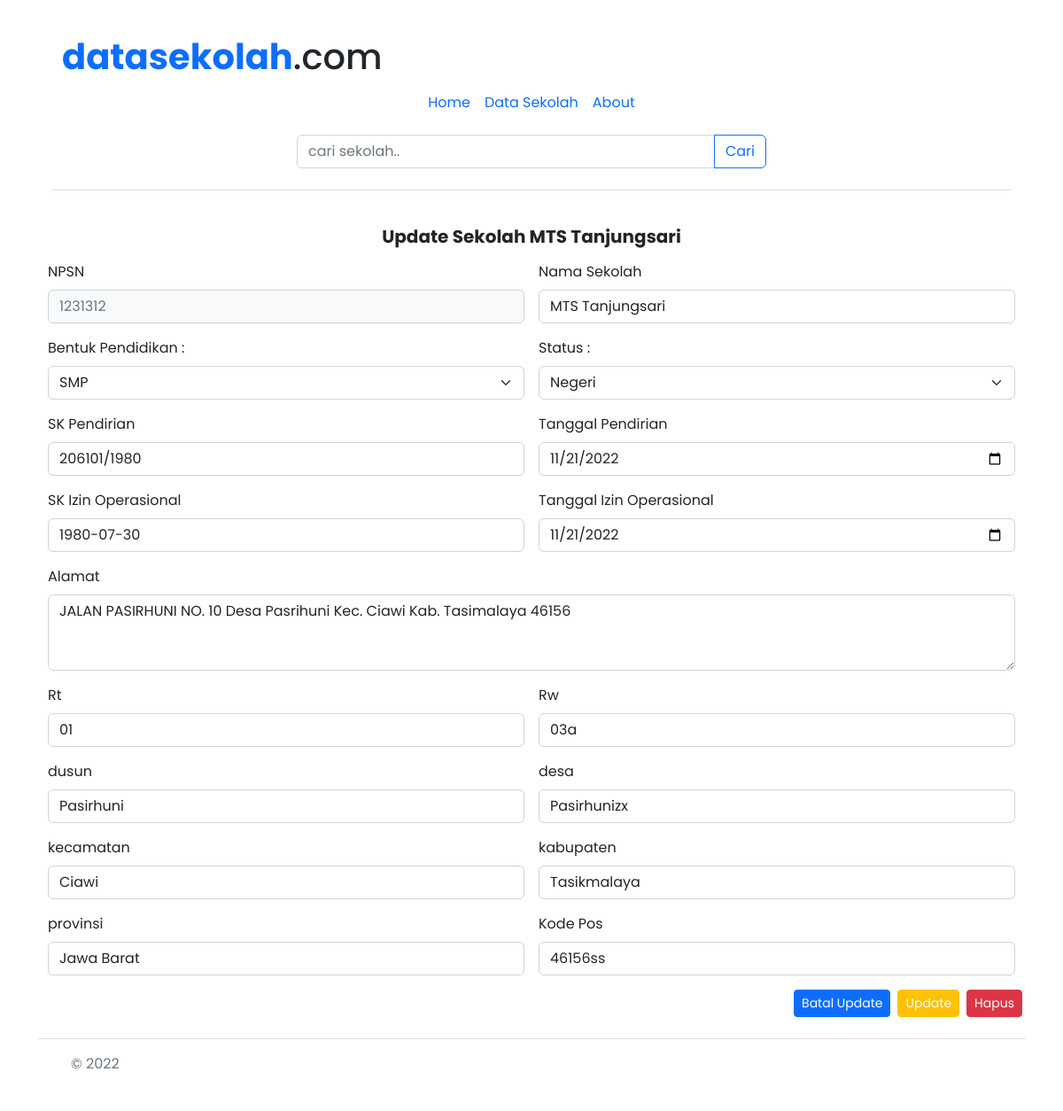
Screenshot of /uts-pemrograman-internet/public/datasekolah/updateviadetail/1231312 with the database file from the repository.
### tables this page shows
CREATE TABLE `profil_sekolah` (
  `npsn` varchar(8) NOT NULL,
  `status` enum('Negeri','Swasta') NOT NULL,
  `bentuk_pendidikan` enum('TK','SD','SMP','SMA','SMK') NOT NULL,
  `nama_sekolah` varchar(50) NOT NULL,
  `sk_pendirian` varchar(20) NOT NULL,
  `tgl_pendirian` date NOT NULL,
  `sk_izin_operasional` varchar(20) NOT NULL,
  `tgl_izin_operasional` date NOT NULL,
  `alamat` varchar(100) NOT NULL,
  `rt` varchar(3) NOT NULL,
  `rw` varchar(3) NOT NULL,
  `dusun` varchar(50) NOT NULL,
  `desa` varchar(50) NOT NULL,
  `kecamatan` varchar(50) NOT NULL,
  `kabupaten` varchar(50) NOT NULL,
  `provinsi` varchar(50) NOT NULL,
  `kode_pos` varchar(8) NOT NULL
);

### uts-pemrograman-internet/app/core/Controller.php (called while the page is built, shortened)
<?php
  class Controller{
    public function view($view,$data = [])
    {
      require_once '../app/views/' .$view .'.php';
    }
    public function model($model){
      return new $model;
    }
  }
?>

### uts-pemrograman-internet/app/controllers/Datasekolah.php (called while the page is built, shortened)
<?php
class Datasekolah extends Controller{
  public function updateviadetail($npsn){
    $data ['title'] = 'Detail Sekolah';
    $data['sekolah'] = $this->model('Sekolah_model')->getSekolahByNpsn($npsn);
    $this->view('datasekolah/update',$data);
  }
}
?>

### uts-pemrograman-internet/app/core/App.php (called while the page is built, shortened)
<?php
class App {
    protected $method = 'index';
    protected $params = [];
    public function __construct()
    {
        $url = $this->parseURL();
        if (isset($url[0])) {
            if (file_exists('../app/controllers/' . $url[0] . '.php')) {
              unset($url[0]);
            }
          }
        $this->controller = new $this->controller;
        if( isset($url[1]) ) {
            if( method_exists($this->controller, $url[1]) ) {
                $this->method = $url[1];
                unset($url[1]);
            }
        }
        if( !empty($url) ) {
            $this->params = array_values($url);
        }
        call_user_func_array([$this->controller, $this->method], $this->params);
    }
    public function parseURL()
    {
        if( isset($_GET['url']) ) {
            $url = rtrim($_GET['url'], '/');
            $url = filter_var($url, FILTER_SANITIZE_URL);
            $url = explode('/', $url);
            return $url;
        }
    }
}

### uts-pemrograman-internet/public/index.php (called while the page is built, shortened)
<?php
  $app = new App;
?>

### uts-pemrograman-internet/app/core/Database.php (called while the page is built, shortened)
<?php
  class Database{
    private $host = DB_HOST;
    private $user = DB_USER;
    private $pass = DB_PASS;
    private $db_name = DB_NAME;
    private $dbh;
    private $stmt;
    public function __construct()
    {
        $dsn = 'mysql:host=' . $this->host . ';dbname=' . $this->db_name;
        $option = [
            PDO::ATTR_PERSISTENT => true,
            PDO::ATTR_ERRMODE => PDO::ERRMODE_EXCEPTION
        ];
        try {
            $this->dbh = new PDO($dsn, $this->user, $this->pass, $option);
        } catch(PDOException $e) {
            die($e->getMessage());
        }
    }
    public function query($query)
    {
        $this->stmt = $this->dbh->prepare($query);
    }
    public function bind($param, $value, $type = null)
    {
        if( is_null($type) ) {
            switch( true ) {
                default :
                    $type = PDO::PARAM_STR;
            }
        }
        $this->stmt->bindValue($param, $value, $type);
    }
    public function execute()
    {
        $this->stmt->execute();
    }
    public function single()
    {
        $this->execute();
        return $this->stmt->fetch(PDO::FETCH_ASSOC);
    }
  }
 ?>

### uts-pemrograman-internet/app/models/Sekolah_model.php (called while the page is built, shortened)
<?php
  class Sekolah_model {
    private $table = 'profil_sekolah';
    private $db;
    public function __construct()
    {
      $this->db = new Database;
    }
    public function getSekolahByNpsn($npsn)
    {
        $this->db->query('SELECT * FROM ' . $this->table . ' WHERE npsn=:npsn');
        $this->db->bind('npsn', $npsn);
        return $this->db->single();
    }
  }
?>

### uts-pemrograman-internet/app/views/datasekolah/update.php (the view, shortened to what this page needs)
<div class="container mt-4">
  <h5 class="card-title text-center fw-bold mb-3">Update Sekolah <?= $data['sekolah']['nama_sekolah']; ?></h5>
  <div class="container ">
    <form action="<?= BASEURL; ?>datasekolah/updatedetail" method="post" class="row g-3">
      <div class="col-md-6">
        <label for="npsn" class="form-label">NPSN</label>
        <input type="text" name="npsn" class="form-control bg-light text-secondary inputform" id="npsn" readonly value="<?= $data['sekolah']['npsn']; ?>">
      </div>
      <div class="col-md-6">
        <label for="nama_sekolah" class="form-label">Nama Sekolah</label>
        <input type="text" name="nama_sekolah" class="form-control inputform" id="nama_sekolah" value="<?= $data['sekolah']['nama_sekolah']; ?>">
      </div>
      <div class=" col-md-6">
        <label for="bentuk_pendidikan" class="form-label">Bentuk Pendidikan : </label>
        <select id="bentuk_pendidikan" name="bentuk_pendidikan" class="form-select" aria-label="Default select example" value="">
          <option selected><?= $data['sekolah']['bentuk_pendidikan']; ?></option>
        </select>
      </div>
      <div class=" col-md-6">
        <label for="status" class="form-label">Status :</label>
        <select id="status" name="status" class="form-select" aria-label="Default select example">
          <option selected><?= $data['sekolah']['status']; ?></option>
        </select>
      </div>
      <div class="col-md-6">
        <label for="sk_pendirian" class="form-label">SK Pendirian</label>
        <input type="text" name="sk_pendirian" class="form-control" id="sk_pendirian" value="<?= $data['sekolah']['sk_pendirian']; ?>">
      </div>
      <div class="col-md-6">
        <label for="tgl_pendirian" class="form-label">Tanggal Pendirian</label>
        <input type="date" name="tgl_pendirian" class="form-control" id="tgl_pendirian" value="<?= $data['sekolah']['tgl_pendirian']; ?>">
      </div>
      <div class="col-md-6">
        <label for="sk_izin_operasional" class="form-label">SK Izin Operasional</label>
        <input type="text" name="sk_izin_operasional" class="form-control" id="sk_izin_operasional" value="<?= $data['sekolah']['sk_izin_operasional']; ?>">
      </div>
      <div class="col-md-6">
        <label for="tgl_izin_operasional" class="form-label">Tanggal Izin Operasional</label>
        <input type="date" name="tgl_izin_operasional" class="form-control" id="tgl_izin_operasional" value="<?= $data['sekolah']['tgl_izin_operasional']; ?>">
      </div>
      <div class="">
        <label for="alamat" class="form-label">Alamat</label>
        <textarea class="form-control" id="alamat" name="alamat" rows="3"><?= $data['sekolah']['alamat']; ?></textarea>
      </div>
      <div class="col-md-6">
        <label for="rt" class="form-label">Rt</label>
        <input type="text" name="rt" class="form-control" id="rt" value="<?= $data['sekolah']['rt']; ?>">
      </div>
      <div class="col-md-6">
        <label for="rw" class="form-label">Rw</label>
        <input type="text" name="rw" class="form-control" id="rw" value="<?= $data['sekolah']['rw']; ?>">
      </div>
      <div class="col-md-6">
        <label for="dusun" class="form-label">dusun</label>
        <input type="text" name="dusun" class="form-control" id="dusun" value="<?= $data['sekolah']['dusun']; ?>">
      </div>
      <div class="col-md-6">
        <label for="desa" class="form-label">desa</label>
        <input type="text" name="desa" class="form-control" id="desa" value="<?= $data['sekolah']['desa']; ?>">
      </div>
      <div class="col-md-6">
        <label for="kecamatan" class="form-label">kecamatan</label>
        <input type="text" name="kecamatan" class="form-control" id="kecamatan" value="<?= $data['sekolah']['kecamatan']; ?>">
      </div>
      <div class="col-md-6">
        <label for="kabupaten" class="form-label">kabupaten</label>
        <input type="text" name="kabupaten" class="form-control" id="kabupaten" value="<?= $data['sekolah']['kabupaten']; ?>">
      </div>
      <div class="col-md-6">
        <label for="provinsi" class="form-label">provinsi</label>
        <input type="text" name="provinsi" class="form-control" id="provinsi" value="<?= $data['sekolah']['provinsi']; ?>">
      </div>
      <div class="col-md-6">
        <label for="kode_pos" class="form-label">Kode Pos</label>
        <input type="text" name="kode_pos" class="form-control" id="kode_pos" value="<?= $data['sekolah']['kode_pos']; ?>">
      </div>
  </div>
  <div class="modal-footer mt-3">
    <div class="card-body d-flex text-end justify-content-end">
      <a href="<?= BASEURL ?>datasekolah/detail/<?= $data['sekolah']['npsn'] ?>" class="card-link btn btn-primary btn-sm mx-1">Batal Update</a>
      <button class="card-link btn btn-warning text-white btn-sm mx-1 tombolUpdateDataDetail" href="<?= BASEURL ?>datasekolah/update/<?= $sekolah['npsn'] ?>" type="submit"data-id="<?= $data['sekolah']['npsn']; ?>">Update</button>
      <a href="#" class="card-link btn btn-danger btn-sm mx-1" data-bs-toggle="modal" data-bs-target="#modalhapus" type="button" class="btn btn-sm btn-danger">Hapus</a>
    </div>
  </div>
</div>

### uts-pemrograman-internet/app/views/templates/header.php (style rules this page uses)
* { font-family: 'Poppins', sans-serif; }

### rows the page displays
profil_sekolah: nama_sekolah "MTS Tanjungsari", npsn "1231312", bentuk_pendidikan "SMP", status "Negeri", sk_pendirian "206101/1980", tgl_pendirian "11/21/2022", sk_izin_operasional "1980-07-30", tgl_izin_operasional "11/21/2022", alamat "JALAN PASIRHUNI NO. 10 Desa Pasrihuni Kec. Ciawi Kab. Tasimalaya 46156", rt "01", rw "03a", dusun "Pasirhuni", desa "Pasirhunizx", kecamatan "Ciawi", kabupaten "Tasikmalaya", provinsi "Jawa Barat", kode_pos "46156ss"
